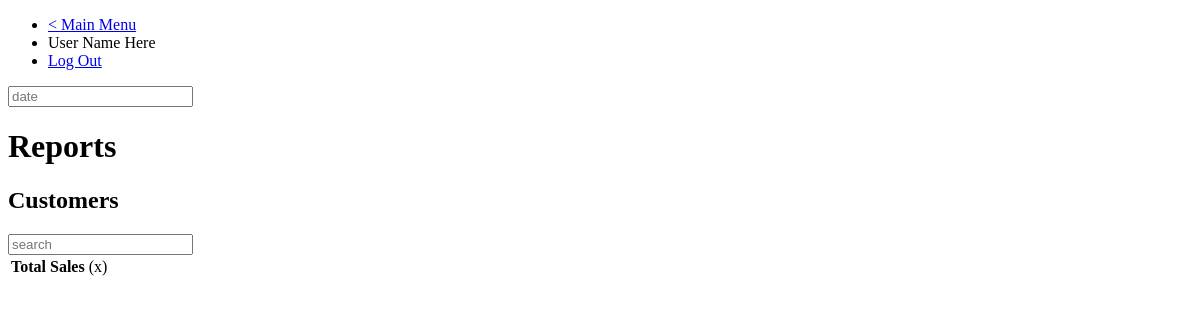
The page /O_Customer.php on the database as committed earlier.
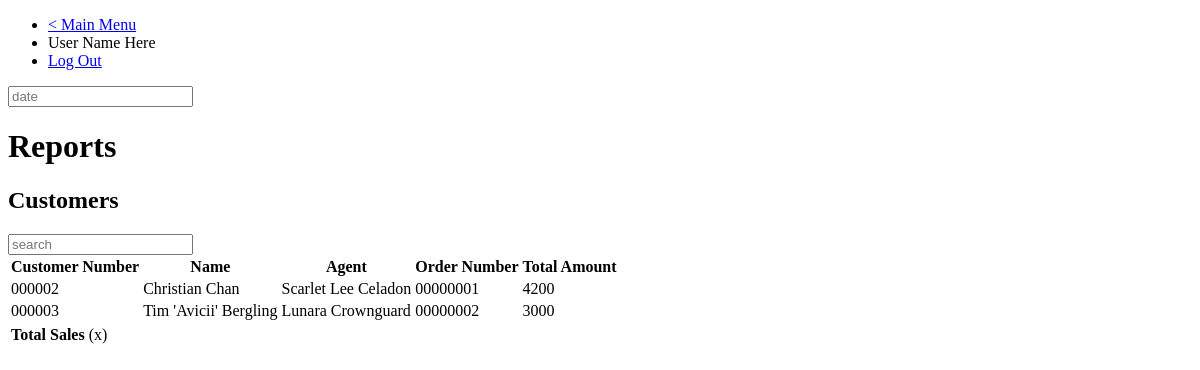
The same page on the database as committed later.
### tables this page shows
CREATE TABLE customer (
	customer_id				INT(6) ZEROFILL NOT NULL AUTO_INCREMENT UNIQUE PRIMARY KEY,
	name 					VARCHAR(255) DEFAULT "Anonymous",
	isBuyer					BOOLEAN DEFAULT TRUE,
	isRecipient				BOOLEAN DEFAULT TRUE,
	address					VARCHAR(255) DEFAULT "Unknown",
	agent_id				INT(6) ZEROFILL NOT NULL,
	FOREIGN KEY (agent_id) REFERENCES agent(agent_id) ON DELETE RESTRICT
);

CREATE TABLE agent (
	agent_id				INT(6) ZEROFILL NOT NULL AUTO_INCREMENT UNIQUE PRIMARY KEY,
	name             		VARCHAR(255) DEFAULT "Anonymous"
);

CREATE TABLE orders (
	order_no				INT(8) ZEROFILL NOT NULL AUTO_INCREMENT UNIQUE PRIMARY KEY,
	customer_id				INT(6) ZEROFILL NOT NULL,
	order_date				DATE DEFAULT '1990-01-01',
	amount_due				FLOAT(2) DEFAULT 0.00,
	FOREIGN KEY (customer_id) REFERENCES customer(customer_id) ON DELETE RESTRICT
);

### config.php (the view, shortened to what this page needs)
<?php
function sql_to_html_table($sqlresult, $delim = "\n") {
   $htmltable = "<table>" . $delim;
   $counter   = 0;
   while ($row = $sqlresult->fetch_assoc()) {
       if ($counter === 0) {
           $htmltable .= "<tr>" . $delim;
           foreach ($row as $key => $value) {
               $htmltable .= "<th>" . $key . "</th>" . $delim;
           }
           $htmltable .= "</tr>" . $delim;
           $counter = 22;
       }
       $htmltable .= "<tr>" . $delim;
       foreach ($row as $key => $value) {
           $htmltable .= "<td>" . $value . "</td>" . $delim;
       }
       $htmltable .= "</tr>" . $delim;
   }
   $htmltable .= "</table>" . $delim;
   return ($htmltable);
}
?>

### O_Customer.php (shortened to what this page needs)
<!DOCTYPE HTML>
<html>
	<head>
	</head>
	<body>
		<div id = "Bar">
			<ul>
				<li> <a href = "./reports.php"> < Main Menu </a> </li>
                <li> User Name Here </li>
				<li> <a href = "./login.php"> Log Out </a></li>
		</div>
		<div id = "Title">
			<input type = "text" placeholder = "date">
			<h1> Reports </h1>
		</div>
		<div id = "Name">
			<h2> Customers </h2>
			<input type = "text" placeholder = "search">
		<div id = "Table">
			<?php
			 	include 'config.php';
				$sqlresult = $conn->query("SELECT customer.customer_id AS 'Customer Number', customer.name AS 'Name', agent.name AS 'Agent', orders.order_no as 'Order Number', orders.amount_due AS 'Total Amount' FROM customer, agent, orders WHERE customer.agent_id = agent.agent_id AND customer.customer_id = orders.customer_id;");
	            echo sql_to_html_table($sqlresult, $delim = "\n");
			 ?>
			<table>
				<tr>
					<th> Total Sales </th>
					<td> (x) </td>
				</tr>
			</table>
		</div>
	</body>
</html>

Rows that differ between the two databases and show on the page:
now on this page (row edited): customer: key "Customer Number", key "Name", key "Agent", key "Order Number", key "Total Amount", customer_id "000002", name "Christian Chan", agent.name "Scarlet Lee Celadon", orders.order_no "00000001", orders.amount_due "4200"
added customer: customer_id "000003", name "Tim 'Avicii' Bergling", agent.name "Lunara Crownguard", orders.order_no "00000002", orders.amount_due "3000"
